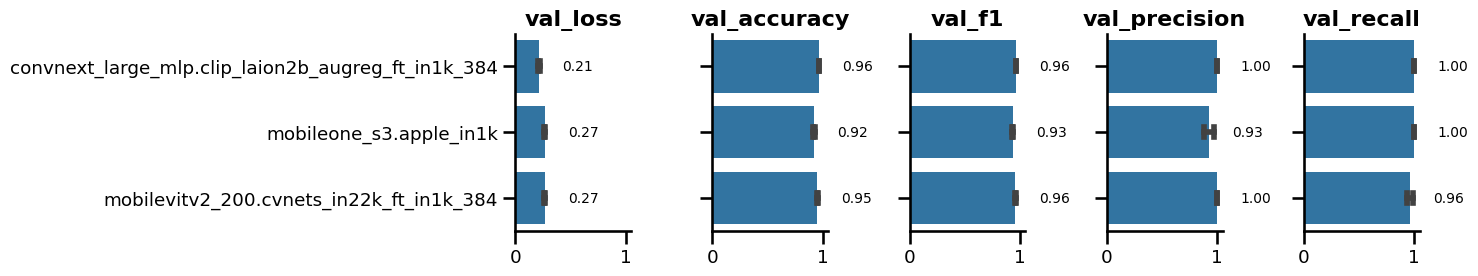
#> input picture reports/exp-2-replicates_result.png, 1478 x 276 px; the run also reads 1 picture not shown here
$ jupyter execute --allow-errors DeepLCMS.ipynb
#> lines starting #> are read from the running program, lines starting #| are printed output that depends on the picture
{fig-align="center" width=100%}

Welcome to DeepLCMS, a project that combines mass spectrometry analysis with the power of deep learning models!

Unlike conventional methods, DeepLCMS streamlines the data processing pipeline, bypassing the need for time-consuming and expertise-dependent steps such as peak alignment, data annotation and quantitation. Instead, it relies on the power of deep learning by recognizing important features to directly classify mass spectrometry-based pseudo-images with high accuracy. To demonstrate the capabilities of pre-trained neural networks for high-resolution LC/MS data, we successfully apply our convolutional neural network (CNN) to categorize substance abuse cases. We utilize the openly available Golestan Cohort Study's metabolomics LC/MS data to train and evaluate our CNN [@pourshams_cohort_2010; @ghanbari_metabolomics_2021; @li_untargeted_2020]. We also go beyond classification by providing insights into the network's decision-making process using the TorchCam library. TorchCam allows us to analyze the regions of interests that influence the network's classifications, helping us identify key compound classes that play a crucial role in differentiating between them. This approach empowers us to unlock novel insights into the underlying molecular classes and potential pathways that drive phenotypic variations much faster compared to traditional methods.

We believe that applying cutting-edge CNN-based technologies, such as DeepLCMS, for non-discriminatory mass spectrometry analysis has the potential to significantly enhance the field of mass spectrometry analysis, enabling faster, more streamlined, and more informative data interpretation, particularly in domains that demand high-throughput and rapid decision-making processes. Its capacity to directly classify pseudo-images without extensive preprocessing could unlock a wealth of opportunities for researchers and clinicians alike.

::: {.callout-note appearance="simple"}
DeepLCMS is an open-source project, freely available on [GitHub](https://github.com/adamcseresznye/DeepLCMS), that aims to provide researchers with a reproducible code-template for leveraging deep learning for mass spectrometry data analysis.

In contrast to traditional methods that involve laborious steps like peak alignment, data annotation, and quantitation, DeepLCMS delivers results significantly faster by approaching LC/MS problems as a computer vision task. This novel approach uses a neuronal network to directly learn from the patterns inherent in the sample in an unbiased way without the need for manual intervention, accelerating the entire workflow.

The study stands out from previous research by conducting a *comprehensive evaluation of diverse architecture families*, including cutting-edge architectures like vision transformers. Additionally, it employs *basic hyperparameter tuning* to optimize key parameters such as the optimizer and learning rate scheduler. Furthermore, it examines the *impact of image pretreatment* on validation metrics, exploring image sharpness and data augmentation techniques that mimic retention time shift. To enhance model generalization, this study takes advantage of *regularization techniques* like random-tilting images and random erasing during training. Finally, it also explores model interpretability by delving into the decision-making process of the pre-trained network, employing TorchVision for a comprehensive analysis.
:::

# Importing libraries

[cell 1]
import io
import re
from pathlib import Path
from typing import Tuple

import matplotlib.pyplot as plt
import pandas as pd
import PIL
import seaborn as sns
from PIL import ImageDraw, ImageFont

# Introduction

While computer vision has gained widespread adoption in various aspects of our lives[@dobson_birth_2023], its application in medical imaging and biosciences has lagged behind, primarily due to limitations in clinical dataset size, accessibility, privacy concerns, experimental complexity, and high acquisition costs. For such applications, transfer learning has emerged as a potential solution[@seddiki_towards_2020]. A technique that is particularly effective with small datasets, requiring fewer computational resources while achieving good classification accuracy compared to models trained from scratch. Transfer learning involves a two-step process. Initially, a robust data representation is learned by training a model on a dataset comprising a vast amount of annotated data encompassing numerous categories ([ImageNet](https://www.image-net.org/) for example). This representation is then used to construct a new model based on a smaller annotated dataset containing fewer categories.

## Application of Pretrained Neural Networks for Mass Spectrometry Data

The use of pre-trained neural networks for mass spectrometry data analysis is relatively new, with only a handful of publications available to date. These studies have demonstrated the potential of deep learning models to extract meaningful information from raw mass spectrometry data and perform predictive tasks without the need for extensive data preprocessing as required by the traditional workflows.

## Previous Research

* In 2018, @behrmann_deep_2018 used deep learning techniques for tumor classification in Imaging Mass Spectrometry (IMS) data.

* In 2020, @seddiki_towards_2020 utilized MALDI-TOF images of rat brain samples to assess the ability of three different CNN architectures – LeNet, Lecun, and VGG9 – to differentiate between different types of cancers based on their molecular profiles.

* In 2021, @cadow_feasibility_2021 explored the use of pre-trained networks for the classification of tumors from normal prostate biopsies derived from SWATH-MS data. They delved into the potential of deep learning models for analyzing raw mass spectrometry data and performing predictive tasks without the need for protein quantification. To process raw MS images, the authors employed pre-trained neural network models to convert them into numerical vectors, enabling further processing. They then compared several classifiers, including logistic regression, support vector machines, and random forests, to accurately predict the phenotype.

* In 2022, @shen_deep_2022 released deepPseudoMSI, a deep learning-based pseudo-mass spectrometry imaging platform, designed to predict the gestational age in pregnant women based on LC-MS-based metabolomics data. This application consists of two components: Pseudo-MS Image Converter: for converting LC-MS data into pseudo-images and the deep learning model itself.

::: {.callout-tip}
## Project Structure

To accommodate the high computational demands of neural network training, the DeepLCMS project is divided into two main parts. The first part focuses on data preprocessing, specifically converting LC/MS data into pseudo-images using the PyOpenMS library, which is written in C++ and optimized for efficiency. This task can be handled on a CPU, and the corresponding source code is found in the `src/cpu_modules` directory.

To effectively train the neural networks, the project utilizes the PyTorch Lightning framework, which facilitates the development of a well-structured, modular codebase. Training experiments are conducted within Jupyter Notebooks running on Google Colab, a cloud platform offering free access to GPUs. The training code and associated modules reside within the `src/gpu_modules` directory, seamlessly integrating with Google Colab for effortless module imports.
:::

# Materials and Methods
## Dataset

To ensure the feasibility of our proof-of-concept demonstration, we selected a suitable dataset from the [Metabolomics Workbench](https://www.metabolomicsworkbench.org/data/DRCCMetadata.php?Mode=Study&StudyID=ST001618&StudyType=MS&ResultType=5). We prioritized studies with distinct groups and a minimum sample size of 200. Additionally, we selected a dataset with a disk requirement of less than 50 GB to minimize computational resource demands. Based on these criteria, we identified the Golestan Cohort Study [@pourshams_cohort_2010]. This study, conducted in northeastern Iran comprising approximately 50,000 individuals, primarily investigates the risk factors for upper gastrointestinal cancers in this high-risk region. Quantitative targeted liquid chromatography mass spectrometric (LC-MS/MS) data was obtained for a subset of the cohort and collected at the University of North Carolina at Chapel Hill to identify distinct biochemical alterations induced by opium consumption [@ghanbari_metabolomics_2021; @li_untargeted_2020]. The dataset consisted of 218 opioid users and 80 non-users. After initial data inspection and conversion to mzML format using the ProteoWizard 3.0.22155 software, files were divided into training (n = 214), validation (n = 54), and test (n = 30) sets. To evaluate the impact of image characteristics and augmentation techniques on classification performance, four datasets were prepared. One dataset contained lower quality, more pixalated images due to the bin size set to 500 × 500 using the numpy library's `histogram2d` function and was named `ST001618_Opium_study_LC_MS_500`. Another dataset, while also using bin size of 500 x 500, it also incorporated data augmentation using the `augment_images` function, generating nine additional images per training set with random offsets of up to 5 units in both x and y directions. This dataset was named `ST001618_Opium_study_LC_MS_500_augmented`. The third dataset employed a higher bin size of 1000 × 1000 leading to sharper pseudoimages and was named `ST001618_Opium_study_LC_MS_1000`. The final dataset employed image augmentation technique, generating nine additional images per training set with random offsets of up to 5 units in both x and y directions and used a bin size of 1000 × 1000. It was named `ST001618_Opium_study_LC_MS_1000_augmented`.

## Software

The code base relied on the following software packages and versions on Google Colab: PyTorch Lightning 2.1.3, Pytorch Image Models (timm)  0.9.12, torchinfo 1.8.0, Optuna 3.5.0, TorchCam 0.4.0, pandas 2.1.3, NumPy 1.26, and Matplotlib 3.7.1. The remaining packages and their respective versions can be found in the requirements.txt file.

## Creating the pseudo images

Mass spectrometry-based pseudo images are generated using the `plot_2D_spectra_overview` function, which creates a 2D heatmap of the LC/MS data. The function first loads the data in mzML format from the provided file path using the OpenMS library. A 2D histogram is then created, with the x-axis representing the retention time (Rt) and the y-axis representing the m/z values. The intensity values of the histogram are normalized using the highest peak at a given Rt. To enhance the visualization of the data, a Gaussian filter is applied to reduce noise, and the filtered image is scaled to the range 0-255. The histogram is then logarithmically transformed. Finally, pseudoimages are created using matplotlib, with the colormap set to 'jet'.

## Untargeted data analysis with MS-DIAL
To assess the model's decision-making process and enable interpretability, we analyzed two pooled samples (sp_10 and sp_20) using MS-DIAL [@tsugawa_ms-dial_2015], a data-independent MS/MS deconvolution software, in positive mode applying the default settings. For metabolite identification, the MSP database from the [MS-DIAL](http://prime.psc.riken.jp/compms/msdial/main.html) website was utilized, that contains ESI-MS/MS fragmentation data for 16,481 unique standards.

# Results and Discussion
## Selecting a model architecture family

From the readily available model architecture families provided by [Pytorch Image Models](https://github.com/huggingface/pytorch-image-models#models), 68 unique ones were selected as representative examples of a given class and filtered based on their parameter count, selecting those with parameters counts between 10 and 20 million to allow for an unbiased comparison. Out of the 68 selected 32 were subsequently underwent training with validation metrics recorded. According to @tbl-exp-1-result (arranged based on validation loss), the MobileOne S3 emerged as the top performer with an F1 score of 0.95. It was followed by DenseNet (F1 = 0.92), MobileViTV2 (F1 = 0.90), and ConvNeXt Nano (F1 = 0.84). RepVit M3 rounded out the top five with an F1 score of 0.86. To delve deeper into the performance of each architecture family, we also evaluated all individual architectures within each family (@tbl-exp-1-best_models).

[cell 2]
# | label: tbl-exp-1-result
# | tbl-cap: Validation metrics of model architectural families from the PyTorch Image Models library using models with parameter counts ranging from 10 to 20 million.

(
    pd.read_csv("exp-1-result.csv")
    .rename(
        columns=lambda df: df.replace("_", " ").replace("val", "validation").title()
    )
    .rename(columns={"Minimal Param Model Count": "Parameter Count (M)"})
    .round(2)
)
#> (reads notebooks/exp-1-result.csv from the repository)

As shown in @tbl-exp-1-best_models, the top four positions based on the validation metrics were occupied by models belonging to the ConvNeXt family. These models, particularly the first two (convnext_large_mlp.clip_laion2b_augreg_ft_in1k_384 with validation loss 0.19, convnext_large_mlp.clip_laion2b_augreg_ft_in1k with validation loss 0.22), were pre-trained on the extensive LAION-2B dataset and fine-tuned on ImageNet-1k, enabling them to learn complex patterns that generalize well to unseen data. It is plausible that this extensive dataset and sophisticated model architecture played a pivotal role in their exceptional performance in this task. The dominance of the ConvNeXt family is noteworthy, suggesting their effectiveness in handling complex data such as mass spectrometry pseudoimages. Apple's MobileOne also demonstrated remarkable results (validation loss = 0.27), ranking fourth in terms of validation loss. Finally, MobileViT (validation loss = 0.27), a lightweight network, secured the seventh position. While the ConvNeXt models consistently outperformed other models in terms of validation metrics, it is essential to recognize that their larger size and higher parameter count translate into increased computational demands for training and heightened susceptibility to overfitting. Their complexity demands careful hyperparameter tuning and regularization techniques to mitigate overfitting and achieve optimal performance.

#> (a cell that did not finish here is left out)

To further assess the suitability of these models and the consistency of their performance, we trained the top three performing models from each family five consecutive times and calculated the median and standard deviation of their validation metrics (@fig-exp-2-replicates_result). This approach allowed us to identify the models that exhibited the most consistent validation performance across multiple training runs. Statistical significance across replicates was evaluated using Dunn's test with Benjamini-Hochberg correction. The results revealed that the MobileViT2 family performed similarly to the ConvNeXt across all five training runs, except for the validation losses where ConvNeXt exhibited the lowest values with 0.21. According to the replication study, the ConvNeXt emerged as the most effective model, surpassing both MobileOne and MobileViT2. Despite exhibiting similar patterns, ConvNeXt exhibited a statistically significant advantage over MobileViT2 in validation loss (p = 0.01) and achieved significantly better validation recall (p < 0.05). Among the three models tested, MobileOne consistently underperformed its counterparts in all performance metrics, except for validation recall, where it narrowly outperformed MobileViT2 (p < 0.05). In light of these findings, we opted to use the ConvNeXt large model in further experiments.

[cell 4]
# | label: fig-exp-2-replicates_result
# | fig-cap: "Median and standard deviation of best validation metrics achieved during consecutive trainings"

PIL.Image.open("exp-2-replicates_result.png").convert("RGB")

## Selecting image properties as hyperparameters

Next, we explored the impact of image sharpness and offsets along the x and y axis as a method for image augmentation to replicate the effects of Rt shifts and incidental mass calibration drifts. @fig-exp-3-image_example illustrates how the number of bins employed in the `np.histogram2d` function within the `plot_2D_spectra_overview` function—which serves to transform LC/MS files into pseudo images—influences the image sharpness. Here, the bins parameter signifies the number of bins in both the x and y dimensions, which are represented by nx and ny, respectively. This results in the formation of an nx by ny bin grid across the data for the histogram. By increasing the number of bins (from 500, 500 to 1000, 1000), one could obtain a sharper image, but it could also lead to increased noise and computational complexity.

Furthermore, we sought to evaluate the impact of image augmentation, specifically the generation of multiple, modified images prior to image training, on the validation metrics. The `augment_images` function applies random offsets to the specified image, producing a designated number— 9 in our case—of augmented images with a maximum horizontal offset of five and a maximum vertical offset of five pixels.

[cell 5]
# | label: fig-exp-3-image_example
# | fig-cap: "Examples of images obtained after applying different bin sizes and offsets as imitation of Rt shift. The amount of offset along the x and y axes is given in the image name. Image quality as a function of the number of bins is set to either 500, indicating a lower-quality image, or 1000, indicating a higher-quality image."

img_paths = list(Path.cwd().glob("exp_3_U_2*"))

fig = plt.figure(figsize=(9, 9))
rows, cols = 2, 2

for idx, img_path in zip(range(1, rows * cols + 1), img_paths):
    fig.add_subplot(rows, cols, idx)
    img = PIL.Image.open(img_path).convert("RGB")
    plt.imshow(img)
    plt.title(img_path.stem[6:])
    plt.axis(False)

@fig-exp_3_experiment_result_1 illustrates, image sharpness in combination with image augmentation had a significant impact on the validation loss. Setting the bin size to 500 and subsequent augmentation resulted in the lowest validation loss (0.129) and the highest validation F1 (0.982). Based on these findings, less image sharpness and more training images, obtained through data augmentation prior to training, had a beneficial effect on the validation metrics. Taken together, the final training and fine-tuning is conducted on images with bin size set to 500 and subsequent augmentation applied resulting in the generation of nine extra samples per training image.

[cell 6]
# | label: fig-exp_3_experiment_result_1
# | fig-cap: "Training and validation metrics of experiments involving the selection of image properties as hyperparameters"

PIL.Image.open("exp_3_experiment_result_1.png").convert("RGB")
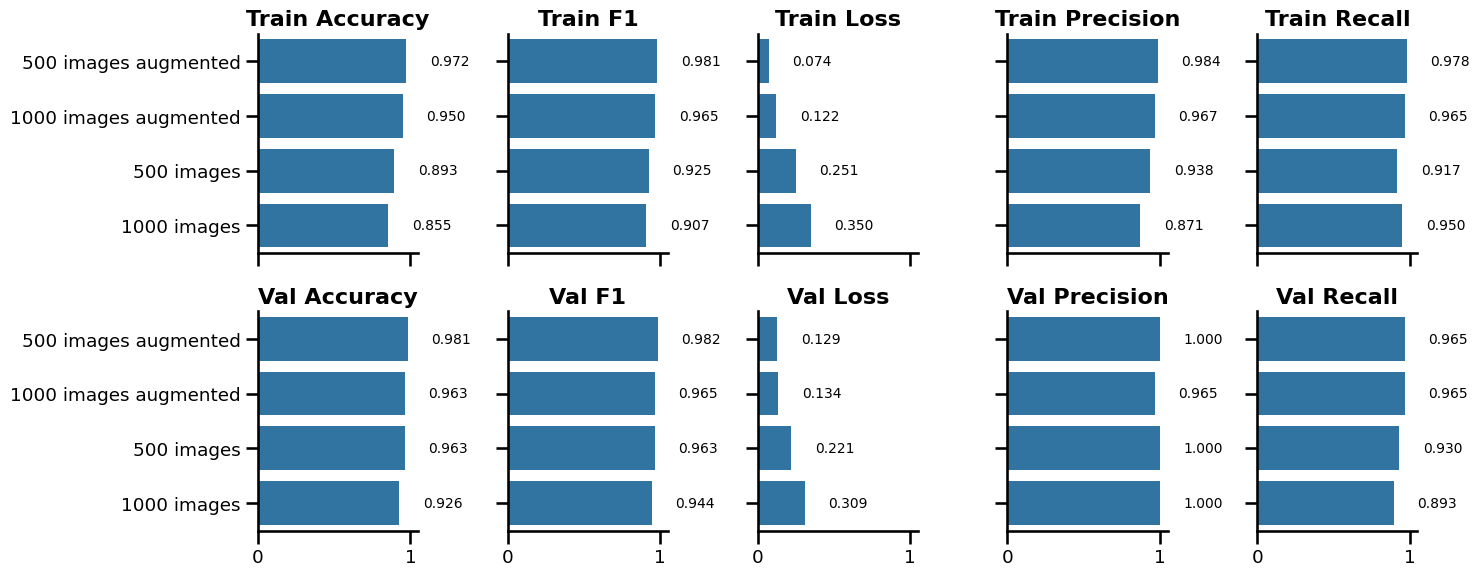
#> input picture reports/exp_3_experiment_result_1.png, 1479 x 576 px

## Hyperparameter tuning with Optuna

Optuna, an open-source hyperparameter optimization framework, delivers an automated and efficient approach for optimizing hyperparameters for machine learning and deep learning models. The framework operates by defining an objective function that could be either maximized or minimized. This function encapsulates the model and the metric to be optimized. Within the objective function, hyperparameters are suggested using a trial object. Optuna supports various types of hyperparameters, including float, integer, and categorical. The core of Optuna's operation lies in its optimization process, which employs state-of-the-art algorithms to search the hyperparameter space efficiently. It can also prunes unpromising trials to conserve computational resources. To optimize the model's performance, we employed Optuna to identify the most effective optimizer from a pool of four: `Adam`, `AdamW`, `Adamax`, and `RMSprop`. Additionally, we sought an optimal learning rate scheduler, choosing between `CosineAnnealingLR` and `ReduceLROnPlateau`, based on the validation loss achieved during training. After extensive optimization, the combination of `Adamax` optimizer and `CosineAnnealingLR` learning rate scheduler yielded the lowest validation loss (0.23), resulting in its selection for subsequent experiments.

## Evaluating the final model on the test set

The final model training was conducted using the optimal settings determined during the optimization experiments, employing transfer learning of a pre-trained ConvNeXt large model, with all of its layers frozen except for the last classification head. The learning rate was automatically determined to be 0.006 based on the learning rate finder tool implemented by PyTorch Lightning. For the training, we utilized the augmented dataset (@fig-exp-5-transformed_grid) that featured bin size set to 500 for both dimensions. To prevent overfitting and promote better generalization capabilities, random erasing (probability=1.00) and color jitter (probability=0.25) were used. This technique effectively augments the training data, prompting the model to minimize its dependence on specific regions of the image thus preveting the model from memorizing limited patterns and encourages it to generalize better to unseen data. The underlying concept resembles a dropout layer, a common component of neural network architectures. The optimized model achieved validation metrics with **loss** of 0.138, **validation precision** of 0.963, **F1** 0.946, **validation accuracy** exceeding 0.944, and **validation recall** reaching 0.93.

During training, we employed early stopping to prevent overfitting, terminating training if the validation loss fails to improve for 10 consecutive epochs. Additionally, we utilized PyTorch Lightning's built-in `ModelCheckpoint` to save the best-performing model, ensuring that the model that achieved the highest validation metrics was preserved and evaluated later on.

[cell 7]
# | label: fig-exp-5-transformed_grid
# | fig-cap: "Example of augmented dataloader images used during training time, demonstrating the application of random erasing and color jitter to reduce overfitting"

PIL.Image.open("exp-5-transformed_grid.png").convert("RGB")
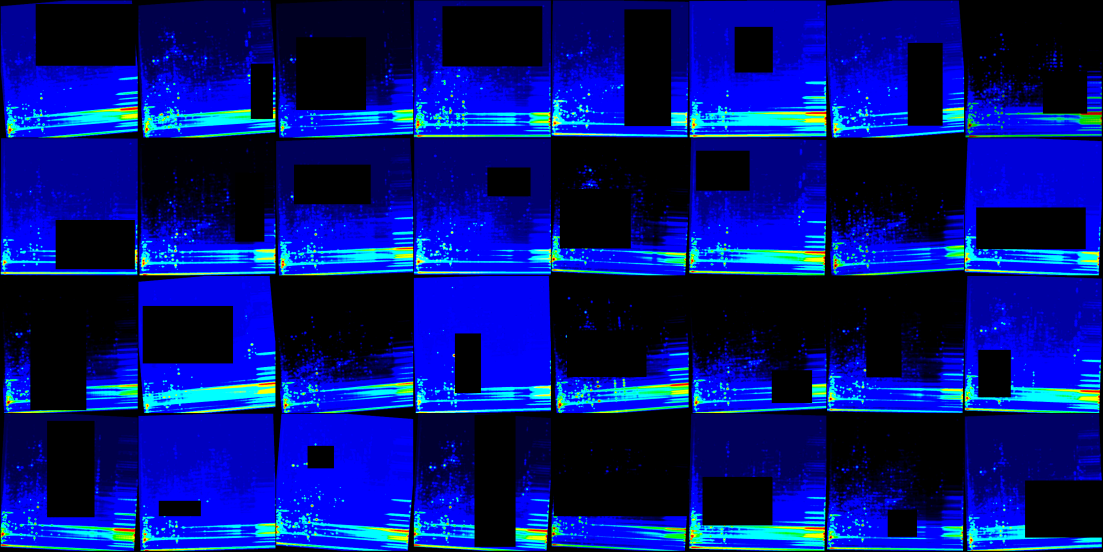
#> input picture reports/exp-5-transformed_grid.png, 4410 x 2206 px (shown at 1/4 size)
#> (the rest of the program and of its run is left out)
